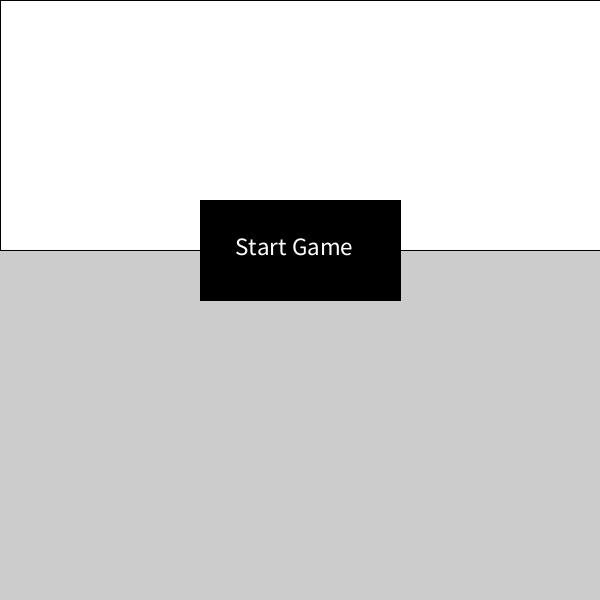
Frame 1 (no input)
Frame 60 (the mouse pressed at the canvas centre just before this capture): identical to frame 1, image omitted
Frame 120 (the mouse held since frame 60 and released just before this capture): identical to frame 1, image omitted

The Processing sketch that drew this single still picture (run headless with seeded random() and noise(); from frame 60 on, the mouse is pressed at the canvas centre):

// Processing sketch: processing_119052
// ── processing_119052.pde

//////////////////////////////
//     Global Variables     //
//////////////////////////////
private Game game = new Game();
private Question question = new Question();
private Answer[] answers = new Answer[3];
 
// Coordinates for where to draw the buttons
private static final int[] buttonXCoords = {40, 240, 440};
 
// Limits for generating the random numbers in the questions
private static final int[] limits = {1, 301};
 
// To store the coordinates of the mouse when clicked
private float[] mouseCoordsOnClick = new float[2];
 
// Flag for whether we need a new question for the user
private boolean newQuestion = true;
 
// Flag for whether the game has been started
private boolean gameStarted = false;
 
// Flag for winning or losing the game
private int gameWon = 0;
 
// Create new object for the class Cars
private Cars cars = new Cars();
 
/////////////////////////////
//      Setup method       //
/////////////////////////////
void setup(){
  frameRate(30);
  size(600, 600);
  smooth();
 
  // Initialise the Answer objects
  for(int i=0; i<3; i++){
    answers[i] = new Answer();
     
    // Set each answer box's x-coordinate
    answers[i].setXCoord(buttonXCoords[i]);
  }
}
 
//////////////////////////////
//     Main draw method     //
//////////////////////////////
void draw(){
    // Draw background
    fill(255);
    rect(0, 0, width, 250);
     
    // If the button has been pressed to start the game
    if(gameStarted == true){
      // Game lost
      if(gameWon==1){
        fill(0);
        textSize(35);
        text("YOU LOST!", 215, 200);
      }
      else if(gameWon==2){
        fill(0);
        textSize(35);
        text("YOU WON!", 215, 200);
      }
      if(gameWon==0){
        // If a new question is needed (user answered)
        if(newQuestion == true){
          // No new questions until the user has answered
          newQuestion = false;
       
          // Draw background
          fill(255);
          rect(0, 250, width, 350);
     
          // New question!
          game.newQuestion();
        }
        cars.moveCars();
        cars.drawCars();
        cars.checkWin();
      }
    }
    else{
      fill(0);
      rect(200, 200, 200, 100);
      fill(255);
      textSize(25);
      text("Start Game", 235, 255);
    }
}
 
//////////////////////////////
//        Game class        //
//////////////////////////////
class Game{
  // Constructor
  public void Game(){
     
  }
   
  // Sets up and initiates the Question and Answer classes,
  // creating a new question and answer selection for the user
  public void newQuestion(){
    int rand=0;
    // Draw a new question to the screen
    question.drawQuestion();
 
    // Reset the 'correct' answer box
    for(int i=0; i<3; i++){
      answers[i].setCorrect(false);
    }
 
    // Randomly designate an answer box as the 'correct' one
    answers[int(random(0, 3))].setCorrect(true);
   
    for(int i=0; i<3; i++){
      if(answers[i].isCorrect()==true){
        // Give the 'correct' answer box the value of the answer that was worked out earlier
        answers[i].setValue(question.getAnswer());
      }
      else{
        // Give the two other answer boxes random numbers in the possible range
        do{
          rand = int(random(-149, 301));
        } while(rand==question.getAnswer());
        answers[i].setValue(int(random(-149, 301)));
      }
     
      // Draw the box that the answer sits in
      answers[i].drawButton();
     
      // Draw the answer text in the box
      answers[i].drawText();
    }
  }
}
 
//////////////////////////////
//      Question class      //
//////////////////////////////
class Question{
  private int num1;
  private int num2;
  private int operator;
  private int answer;
  private String questionString;
   
  // For use in building questionString
  private final String[] operators = {"+", "-", "*", "/"};
   
  // Constructor
  public void Question(){
     
  }
   
  // Used by drawQuestion to build a question to display to the
  // user and set fields we'll need later such as the answer
  private void createQuestion(){
    // Create the two random numbers
    num1 = int(random(limits[0], limits[1]));
    num2 = int(random(limits[0], limits[1]));
     
    // Select a random operator (multiplication and division aren't used)
    int opSelect = int(random(0, 2));
     
    switch(opSelect){
      case 0:
        answer = num1 + num2;
        break;
      case 1:
        answer = num1 - num2;
        break;
      case 2: // Unused
        answer = num1 * num2;
        break;
      case 3: // Unused
        answer = num1 / num2;
        break;
    }
    // Build the question string we want to display to the user
    questionString = num1 + " " + operators[opSelect] + " " + num2 + " = ?";
  }
   
  // Create and display the question string to the user
  public void drawQuestion(){
    createQuestion();
    fill(0);
    textSize(30);
    text(questionString, 175, 300);
  }
   
  // Used for returning the correct answer to the random question
  public int getAnswer(){
    return answer;
  }
   
  // Use the mouse coordinates stored by the mouseclicked event handler
  // and the known coordinates of the answer boxes to find which answer
  // the user actually clicked on, returns -1 if no box was clicked.
  public int getAnswerChoice(){
    // For simplicity
    float x = mouseCoordsOnClick[0];
    float y = mouseCoordsOnClick[1];
     
    if((y>=475) && (y<=550)){ // Check if mouse is on the right level (y-coordinates)
      if((x>=40) && (x<=165)){ // Leftmost box
        //print("First answer\n");
        return 0;
      }
      else if((x>=240) && (x<=365)){ // Middle box
        //print("Second answer\n");
        return 1;
      }
      else if((x>=440) && (x<=565)){ // Rightmost box
        //print("Third answer\n");
        return 2;
      }
      else{
        return -1;
      }
    }
    else{
      return -1;
    }
  }
   
  // Check if the user's answer pick was the correct one
  public void checkAnswer(){
    int choice = getAnswerChoice();
    // A return value of -1 indicates that the user
    // did not click within any of the answer boxes
    if(choice==-1){
      print("Not a button\n");
      return;
    }
    else if(answers[choice].isCorrect()==true){
      print("Correct answer\n");
      cars.speedUp();
    }
    else if(answers[0].isCorrect()==false){
      print("Wrong answer\n");
      cars.slowDown();
    }
    // Set the flag to start a new question
    newQuestion = true;
  }
}
 
 
//////////////////////////////
//       Answer class       //
//////////////////////////////
class Answer{
  // X-coordinate of the box to draw
  private int xCoord;
  // Value of the answer to display
  private int value = 0;
  // Whether this answer box is the 'correct' one
  private boolean correct = false;
   
  // Constructor
  public void Answer(){
       
  }
   
  // Draw the box in which the answer text sits
  public void drawButton(){
    fill(0);
    rect(xCoord, 475, 125, 75);
  }
   
  // Draw the text onto the box
  public void drawText(){
    fill(255);
    text(value, xCoord+35, 525);
  }
   
  // Mutator for the x-coordinate
  public void setXCoord(int newXCoord){
    xCoord = newXCoord;
  }
   
  // Mutator for the answer value
  public void setValue(int newValue){
    value = newValue;
  }
   
  // Accessor for the answer value
  public int getValue(){
    return value;
  }
   
  // Mutator for the 'correct answer box' boolean
  public void setCorrect(boolean isCorrect){
    correct = isCorrect;
  }
   
  // Accessor for the 'correct answer box' boolean
  public boolean isCorrect(){
    return correct;
  }
}
 
//////////////////////////////
//        Cars Class        //
//////////////////////////////
class Cars{
  float car1speed;
  float car2speed;
  float x1;
  float x2;
  boolean value;
  boolean correct;
  boolean win;
   
  //Initialise Variables
  public Cars(){
    x1 = 0;
    x2 = 0;
  }
   
  public void drawCars(){
    //Draw two cars
    fill(#FF0000);
    rect(x1, 120, 50, 20);
    fill(#03FF04);
    rect(x2, 180, 50, 20);
    
    // To indicate that the green car is the player's
    fill(0);
    textSize(13);
    text("Player", x2+10, 195);
  }
 
  public void moveCars(){
    x1 += 0.4;
    x2 += 0.25;
  }
     
  public void speedUp(){
    x2 += 15;
  }
   
  public void slowDown(){
    x2 -= 25;
  }
   
  public void checkWin(){
    if(x1>=550){
      gameWon=1;
    }
    else if(x2>=550){
      gameWon=2;
    }
  }
}
////////////////////////////////
//  Mouseclick event handler  //
////////////////////////////////
void mouseClicked(){
  // Store the mouse's current coordinates
  // for use in another method
  if(gameStarted==true){
    mouseCoordsOnClick[0] = mouseX;
    mouseCoordsOnClick[1] = mouseY;
    question.checkAnswer();
  }
  else{
    if(mouseX>200 && mouseX<400 && mouseY>200 && mouseY<300){
      gameStarted = true;
    }
  }
}
